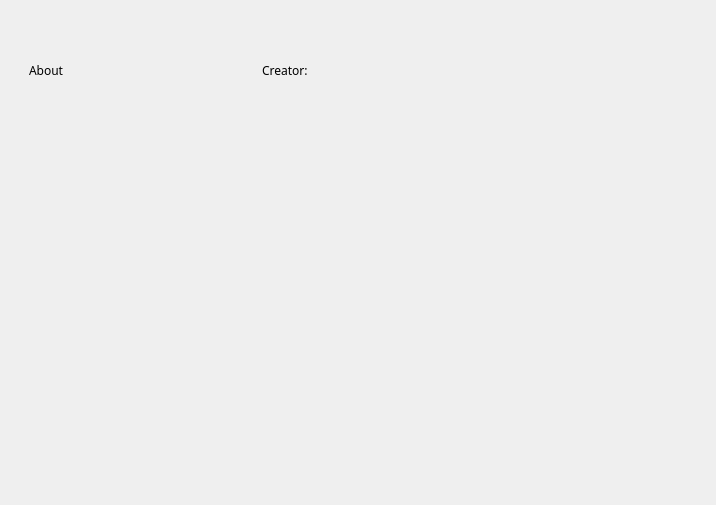
<?xml version="1.0" encoding="UTF-8"?>
<ui version="4.0">
 <class>Form</class>
 <widget class="QWidget" name="Form">
  <property name="geometry">
   <rect>
    <x>0</x>
    <y>0</y>
    <width>716</width>
    <height>505</height>
   </rect>
  </property>
  <property name="windowTitle">
   <string>Form</string>
  </property>
  <widget class="QFrame" name="horizontalFrame">
   <property name="geometry">
    <rect>
     <x>20</x>
     <y>30</y>
     <width>671</width>
     <height>80</height>
    </rect>
   </property>
   <layout class="QHBoxLayout" name="horizontalLayout">
    <item>
     <widget class="QLabel" name="label">
      <property name="styleSheet">
       <string notr="true">QLabel{
font-family:ververica;
border-left:1px groove black;
}</string>
      </property>
      <property name="text">
       <string>About</string>
      </property>
     </widget>
    </item>
    <item>
     <spacer name="verticalSpacer">
      <property name="orientation">
       <enum>Qt::Vertical</enum>
      </property>
      <property name="sizeHint" stdset="0">
       <size>
        <width>20</width>
        <height>40</height>
       </size>
      </property>
     </spacer>
    </item>
    <item>
     <widget class="QLabel" name="label_2">
      <property name="styleSheet">
       <string notr="true">QLabel{
font-family:ververica;
}</string>
      </property>
      <property name="text">
       <string>Creator:</string>
      </property>
     </widget>
    </item>
    <item>
     <widget class="QLabel" name="label_3">
      <property name="text">
       <string/>
      </property>
     </widget>
    </item>
   </layout>
  </widget>
 </widget>
 <resources/>
 <connections/>
</ui>
